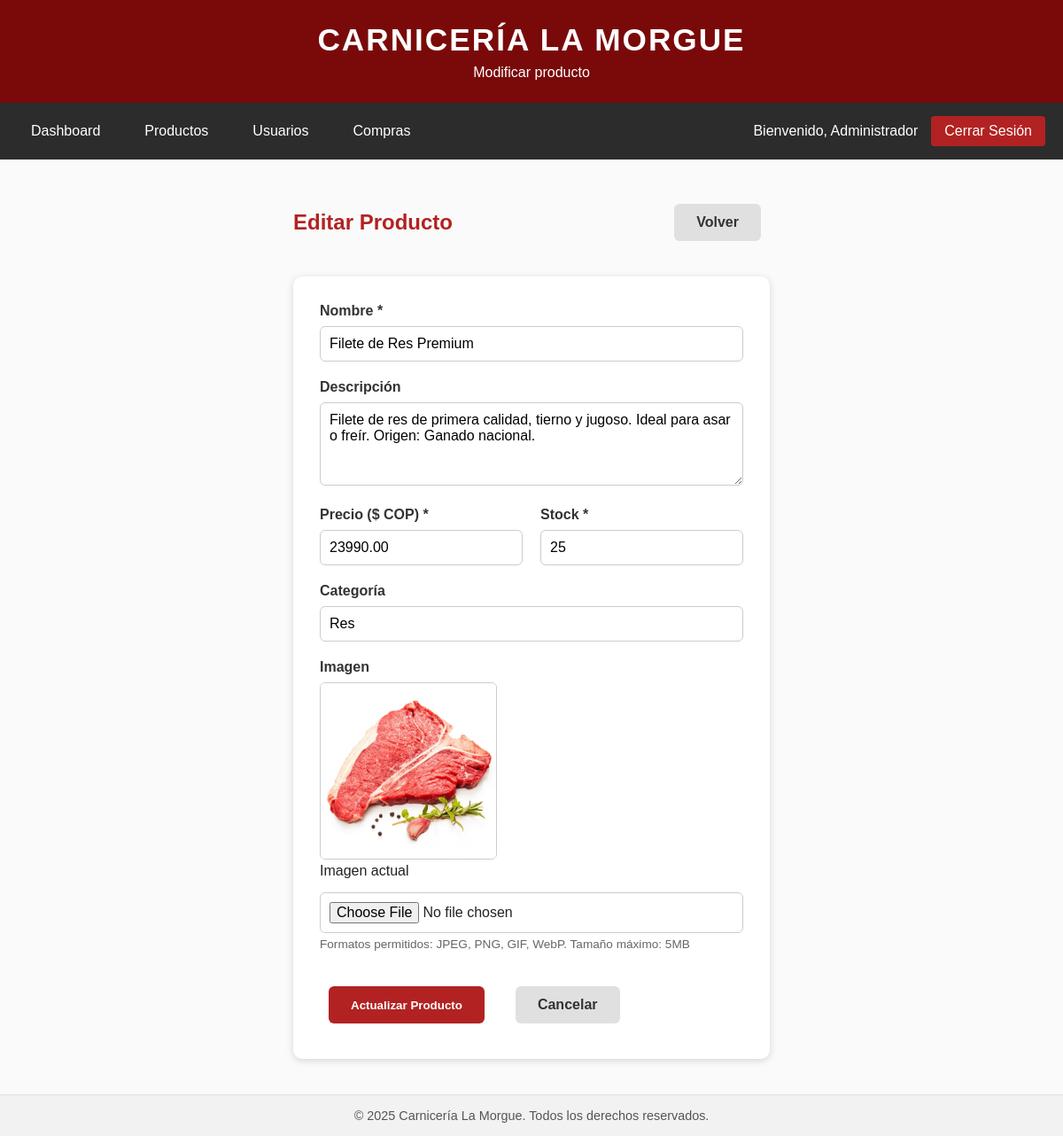
Screenshot of /admin/producto_editar.php?id=1 (signed in) with the database file from the repository.
### tables this page shows
CREATE TABLE `productos` (
  `id` int(11) NOT NULL,
  `nombre` varchar(100) NOT NULL,
  `descripcion` text DEFAULT NULL,
  `precio` decimal(10,2) NOT NULL,
  `categoria` varchar(50) DEFAULT NULL,
  `stock` int(11) NOT NULL CHECK (`stock` >= 0),
  `imagen` varchar(255) DEFAULT NULL
);

### admin/producto_editar.php (the view, shortened to what this page needs)
<?php
require_once "../includes/funciones.php";
$id = intval($_GET['id']);
$stmt = $conn->prepare("SELECT * FROM productos WHERE id = ?");
$stmt->bind_param("i", $id);
$stmt->execute();
$result = $stmt->get_result();
$producto = $result->fetch_assoc();
include "../includes/header.php";
include "../includes/navbar_admin.php";
?>
<main class="admin-main">
    <div class="container">
        <div class="page-header">
            <h2>Editar Producto</h2>
            <a href="productos.php" class="btn btn-secondary">Volver</a>
        </div>
        <form method="POST" action="" enctype="multipart/form-data" class="product-form">
            <div class="form-group">
                <label for="nombre">Nombre *</label>
                <input type="text" id="nombre" name="nombre" maxlength="100"
                       value="<?php echo htmlspecialchars($producto['nombre']); ?>" required>
            </div>
            <div class="form-group">
                <label for="descripcion">Descripción</label>
                <textarea id="descripcion" name="descripcion" rows="4"><?php echo htmlspecialchars($producto['descripcion'] ?? ''); ?></textarea>
            </div>
            <div class="form-row">
                <div class="form-group">
                    <label for="precio">Precio ($ COP) *</label>
                    <input type="number" id="precio" name="precio" step="10" min="0"
                           value="<?php echo $producto['precio']; ?>" required>
                </div>
                <div class="form-group">
                    <label for="stock">Stock *</label>
                    <input type="number" id="stock" name="stock" min="0"
                           value="<?php echo $producto['stock']; ?>" required>
                </div>
            </div>
            <div class="form-group">
                <label for="categoria">Categoría</label>
                <input type="text" id="categoria" name="categoria" maxlength="50"
                       value="<?php echo htmlspecialchars($producto['categoria'] ?? ''); ?>" list="categorias">
            </div>
            <div class="form-group">
                <label for="imagen">Imagen</label>
                <?php if ($producto['imagen']): ?>
                    <div class="current-image">
                        <img src="../uploads/productos/<?php echo htmlspecialchars($producto['imagen']); ?>"
                             alt="Imagen actual" class="preview-image">
                        <p>Imagen actual</p>
                    </div>
                <?php endif; ?>
                <input type="file" id="imagen" name="imagen" accept="image/*">
                <small>Formatos permitidos: JPEG, PNG, GIF, WebP. Tamaño máximo: 5MB</small>
            </div>
            <div class="form-actions">
                <button type="submit" class="btn btn-primary">Actualizar Producto</button>
                <a href="productos.php" class="btn btn-secondary">Cancelar</a>
            </div>
        </form>
    </div>
</main>
<?php include "../includes/footer.php"; ?>

### assets/css/estilos.css (style rules this page uses)
* { margin: 0; padding: 0; box-sizing: border-box; }
body { font-family: Arial, Helvetica, sans-serif; background-color: #fafafa; color: #222; }
main { display: flex; justify-content: center; align-items: center; padding: 40px 20px; min-height: 70vh; }
.btn { display: inline-block; padding: 12px 25px; margin: 10px; text-decoration: none; font-weight: bold; border-radius: 6px; transition: 0.3s ease; }
.btn-primary { background-color: #b22222; color: white; border: none; padding: 12px 25px; border-radius: 6px; text-decoration: none; display: inline-block; cursor: pointer; transition: background-color 0.3s; }
.btn-secondary { background-color: #e0e0e0; color: #333; border: none; padding: 12px 25px; border-radius: 6px; text-decoration: none; display: inline-block; cursor: pointer; transition: background-color 0.3s; }

### assets/css/admin.css (style rules this page uses)
.admin-main { padding: 40px 20px; min-height: 70vh; }
.admin-main .container { max-width: 1400px; margin: 0 auto; }
.admin-main h2 { margin-bottom: 30px; color: #b22222; }
.page-header { display: flex; justify-content: space-between; align-items: center; margin-bottom: 30px; }
.page-header h2, .page-header h3 { margin: 0; }
.product-form { background-color: white; padding: 30px; border-radius: 10px; box-shadow: 0 2px 8px rgba(0, 0, 0, 0.15); max-width: 800px; }
.form-group { margin-bottom: 20px; }
.form-group label { display: block; margin-bottom: 8px; font-weight: bold; color: #333; }
.form-group input, .form-group textarea, .form-group select { width: 100%; padding: 10px; border: 1px solid #ccc; border-radius: 6px; font-family: inherit; font-size: 1em; }
.form-group textarea { resize: vertical; }
.form-group small { display: block; margin-top: 5px; color: #666; font-size: 0.85em; }
.form-row { display: grid; grid-template-columns: 1fr 1fr; gap: 20px; }
.current-image { margin-bottom: 15px; }
.preview-image { max-width: 200px; max-height: 200px; border-radius: 6px; border: 1px solid #ccc; }
.form-actions { display: flex; gap: 15px; margin-top: 30px; }

### rows the page displays
productos: nombre "Filete de Res Premium", descripcion "Filete de res de primera calidad, tierno y jugoso. Ideal para asar o freír. Origen: Ganado nacional.", precio "23990.00", stock "25", categoria "Res", imagen (picture)

### other values shown
$subtitulo "Modificar producto"
$_SESSION['nombre'] "Administrador"
